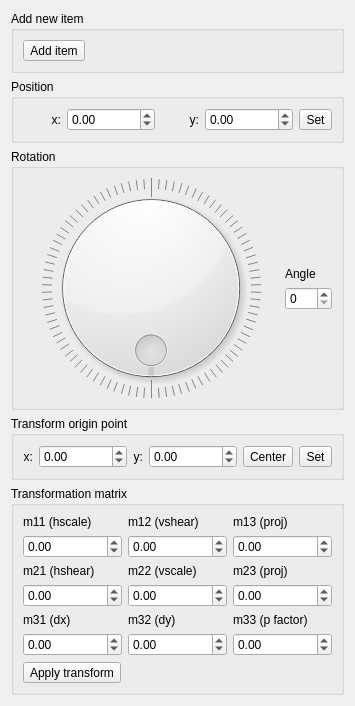
<?xml version="1.0" encoding="UTF-8"?>
<ui version="4.0">
 <class>DockWidget</class>
 <widget class="QWidget" name="DockWidget">
  <property name="geometry">
   <rect>
    <x>0</x>
    <y>0</y>
    <width>350</width>
    <height>706</height>
   </rect>
  </property>
  <property name="windowTitle">
   <string>Form</string>
  </property>
  <layout class="QVBoxLayout" name="verticalLayout_8">
   <item>
    <widget class="QGroupBox" name="groupBox">
     <property name="title">
      <string>Add new item</string>
     </property>
     <layout class="QVBoxLayout" name="verticalLayout_3">
      <item>
       <widget class="QToolButton" name="toolButton">
        <property name="text">
         <string>Add item</string>
        </property>
       </widget>
      </item>
     </layout>
    </widget>
   </item>
   <item>
    <widget class="QGroupBox" name="groupBox_2">
     <property name="title">
      <string>Position</string>
     </property>
     <layout class="QVBoxLayout" name="verticalLayout_2">
      <item>
       <layout class="QGridLayout" name="gridLayout_2">
        <item row="1" column="1">
         <widget class="QDoubleSpinBox" name="pos_x">
          <property name="minimum">
           <double>-1000000.000000000000000</double>
          </property>
          <property name="maximum">
           <double>1000000.000000000000000</double>
          </property>
         </widget>
        </item>
        <item row="1" column="3">
         <widget class="QDoubleSpinBox" name="pos_y">
          <property name="minimum">
           <double>-1000000.000000000000000</double>
          </property>
          <property name="maximum">
           <double>1000000.000000000000000</double>
          </property>
         </widget>
        </item>
        <item row="1" column="4">
         <widget class="QToolButton" name="setNewPosButton">
          <property name="text">
           <string>Set</string>
          </property>
         </widget>
        </item>
        <item row="1" column="0">
         <widget class="QLabel" name="label_11">
          <property name="text">
           <string>x:</string>
          </property>
          <property name="alignment">
           <set>Qt::AlignRight|Qt::AlignTrailing|Qt::AlignVCenter</set>
          </property>
         </widget>
        </item>
        <item row="1" column="2">
         <widget class="QLabel" name="label_12">
          <property name="text">
           <string>y:</string>
          </property>
          <property name="alignment">
           <set>Qt::AlignRight|Qt::AlignTrailing|Qt::AlignVCenter</set>
          </property>
         </widget>
        </item>
       </layout>
      </item>
     </layout>
    </widget>
   </item>
   <item>
    <widget class="QGroupBox" name="groupBox_3">
     <property name="title">
      <string>Rotation</string>
     </property>
     <layout class="QVBoxLayout" name="verticalLayout_4">
      <item>
       <layout class="QHBoxLayout" name="horizontalLayout" stretch="1,0">
        <item>
         <widget class="QDial" name="dial">
          <property name="maximum">
           <number>360</number>
          </property>
          <property name="pageStep">
           <number>45</number>
          </property>
          <property name="orientation">
           <enum>Qt::Vertical</enum>
          </property>
          <property name="invertedAppearance">
           <bool>true</bool>
          </property>
          <property name="invertedControls">
           <bool>false</bool>
          </property>
          <property name="wrapping">
           <bool>true</bool>
          </property>
          <property name="notchesVisible">
           <bool>true</bool>
          </property>
         </widget>
        </item>
        <item>
         <layout class="QVBoxLayout" name="verticalLayout">
          <item>
           <spacer name="verticalSpacer_2">
            <property name="orientation">
             <enum>Qt::Vertical</enum>
            </property>
            <property name="sizeHint" stdset="0">
             <size>
              <width>20</width>
              <height>40</height>
             </size>
            </property>
           </spacer>
          </item>
          <item>
           <widget class="QLabel" name="label">
            <property name="sizePolicy">
             <sizepolicy hsizetype="Minimum" vsizetype="Minimum">
              <horstretch>0</horstretch>
              <verstretch>0</verstretch>
             </sizepolicy>
            </property>
            <property name="text">
             <string>Angle</string>
            </property>
           </widget>
          </item>
          <item>
           <widget class="QSpinBox" name="spinBox">
            <property name="maximum">
             <number>360</number>
            </property>
           </widget>
          </item>
          <item>
           <spacer name="verticalSpacer">
            <property name="orientation">
             <enum>Qt::Vertical</enum>
            </property>
            <property name="sizeHint" stdset="0">
             <size>
              <width>20</width>
              <height>40</height>
             </size>
            </property>
           </spacer>
          </item>
         </layout>
        </item>
       </layout>
      </item>
     </layout>
    </widget>
   </item>
   <item>
    <widget class="QGroupBox" name="groupBox_4">
     <property name="title">
      <string>Transform origin point</string>
     </property>
     <layout class="QVBoxLayout" name="verticalLayout_5">
      <item>
       <layout class="QGridLayout" name="gridLayout_3">
        <item row="1" column="5">
         <widget class="QToolButton" name="setNewTopButton">
          <property name="text">
           <string>Set</string>
          </property>
         </widget>
        </item>
        <item row="1" column="1">
         <widget class="QDoubleSpinBox" name="top_x">
          <property name="minimum">
           <double>-1000000.000000000000000</double>
          </property>
          <property name="maximum">
           <double>1000000.000000000000000</double>
          </property>
         </widget>
        </item>
        <item row="1" column="3">
         <widget class="QDoubleSpinBox" name="top_y">
          <property name="minimum">
           <double>-1000000.000000000000000</double>
          </property>
          <property name="maximum">
           <double>1000000.000000000000000</double>
          </property>
         </widget>
        </item>
        <item row="1" column="2">
         <widget class="QLabel" name="label_16">
          <property name="text">
           <string>y:</string>
          </property>
          <property name="alignment">
           <set>Qt::AlignRight|Qt::AlignTrailing|Qt::AlignVCenter</set>
          </property>
         </widget>
        </item>
        <item row="1" column="0">
         <widget class="QLabel" name="label_15">
          <property name="text">
           <string>x:</string>
          </property>
          <property name="alignment">
           <set>Qt::AlignRight|Qt::AlignTrailing|Qt::AlignVCenter</set>
          </property>
         </widget>
        </item>
        <item row="1" column="4">
         <widget class="QToolButton" name="topCenterButton">
          <property name="text">
           <string>Center</string>
          </property>
         </widget>
        </item>
       </layout>
      </item>
     </layout>
    </widget>
   </item>
   <item>
    <widget class="QGroupBox" name="groupBox_5">
     <property name="title">
      <string>Transformation matrix</string>
     </property>
     <layout class="QVBoxLayout" name="verticalLayout_7">
      <item>
       <layout class="QVBoxLayout" name="verticalLayout_6">
        <item>
         <layout class="QGridLayout" name="gridLayout">
          <item row="0" column="0">
           <layout class="QVBoxLayout" name="m11_layout">
            <item>
             <widget class="QLabel" name="label_2">
              <property name="text">
               <string>m11 (hscale)</string>
              </property>
             </widget>
            </item>
            <item>
             <widget class="QDoubleSpinBox" name="m11">
              <property name="minimum">
               <double>-1000000.000000000000000</double>
              </property>
              <property name="maximum">
               <double>1000000.000000000000000</double>
              </property>
             </widget>
            </item>
           </layout>
          </item>
          <item row="0" column="1">
           <layout class="QVBoxLayout" name="m12_layout">
            <item>
             <widget class="QLabel" name="label_4">
              <property name="text">
               <string>m12 (vshear)</string>
              </property>
             </widget>
            </item>
            <item>
             <widget class="QDoubleSpinBox" name="m12">
              <property name="minimum">
               <double>-1000000.000000000000000</double>
              </property>
              <property name="value">
               <double>0.000000000000000</double>
              </property>
             </widget>
            </item>
           </layout>
          </item>
          <item row="0" column="2">
           <layout class="QVBoxLayout" name="m13_layout">
            <item>
             <widget class="QLabel" name="label_6">
              <property name="text">
               <string>m13 (proj)</string>
              </property>
             </widget>
            </item>
            <item>
             <widget class="QDoubleSpinBox" name="m13">
              <property name="minimum">
               <double>-1000000.000000000000000</double>
              </property>
              <property name="maximum">
               <double>1000000.000000000000000</double>
              </property>
             </widget>
            </item>
           </layout>
          </item>
          <item row="1" column="0">
           <layout class="QVBoxLayout" name="m21_layout">
            <item>
             <widget class="QLabel" name="label_3">
              <property name="text">
               <string>m21 (hshear)</string>
              </property>
             </widget>
            </item>
            <item>
             <widget class="QDoubleSpinBox" name="m21">
              <property name="minimum">
               <double>-1000000.000000000000000</double>
              </property>
              <property name="maximum">
               <double>1000000.000000000000000</double>
              </property>
             </widget>
            </item>
           </layout>
          </item>
          <item row="1" column="1">
           <layout class="QVBoxLayout" name="m22_layout">
            <item>
             <widget class="QLabel" name="label_5">
              <property name="text">
               <string>m22 (vscale)</string>
              </property>
             </widget>
            </item>
            <item>
             <widget class="QDoubleSpinBox" name="m22">
              <property name="minimum">
               <double>-1000000.000000000000000</double>
              </property>
              <property name="maximum">
               <double>1000000.000000000000000</double>
              </property>
             </widget>
            </item>
           </layout>
          </item>
          <item row="1" column="2">
           <layout class="QVBoxLayout" name="m23_layout">
            <item>
             <widget class="QLabel" name="label_7">
              <property name="text">
               <string>m23 (proj)</string>
              </property>
             </widget>
            </item>
            <item>
             <widget class="QDoubleSpinBox" name="m23">
              <property name="minimum">
               <double>-1000000.000000000000000</double>
              </property>
              <property name="value">
               <double>0.000000000000000</double>
              </property>
             </widget>
            </item>
           </layout>
          </item>
          <item row="2" column="0">
           <layout class="QVBoxLayout" name="m31_layout">
            <item>
             <widget class="QLabel" name="label_10">
              <property name="text">
               <string>m31 (dx)</string>
              </property>
             </widget>
            </item>
            <item>
             <widget class="QDoubleSpinBox" name="m31">
              <property name="minimum">
               <double>-1000000.000000000000000</double>
              </property>
              <property name="maximum">
               <double>1000000.000000000000000</double>
              </property>
             </widget>
            </item>
           </layout>
          </item>
          <item row="2" column="1">
           <layout class="QVBoxLayout" name="m32_layout">
            <item>
             <widget class="QLabel" name="label_8">
              <property name="text">
               <string>m32 (dy)</string>
              </property>
             </widget>
            </item>
            <item>
             <widget class="QDoubleSpinBox" name="m32">
              <property name="minimum">
               <double>-1000000.000000000000000</double>
              </property>
              <property name="maximum">
               <double>1000000.000000000000000</double>
              </property>
             </widget>
            </item>
           </layout>
          </item>
          <item row="2" column="2">
           <layout class="QVBoxLayout" name="m33_layout">
            <item>
             <widget class="QLabel" name="label_9">
              <property name="text">
               <string>m33 (p factor)</string>
              </property>
             </widget>
            </item>
            <item>
             <widget class="QDoubleSpinBox" name="m33">
              <property name="minimum">
               <double>-1000000.000000000000000</double>
              </property>
              <property name="maximum">
               <double>1000000.000000000000000</double>
              </property>
             </widget>
            </item>
           </layout>
          </item>
         </layout>
        </item>
        <item>
         <widget class="QToolButton" name="applyTransformButton">
          <property name="text">
           <string>Apply transform</string>
          </property>
         </widget>
        </item>
       </layout>
      </item>
     </layout>
    </widget>
   </item>
  </layout>
 </widget>
 <resources/>
 <connections/>
</ui>
